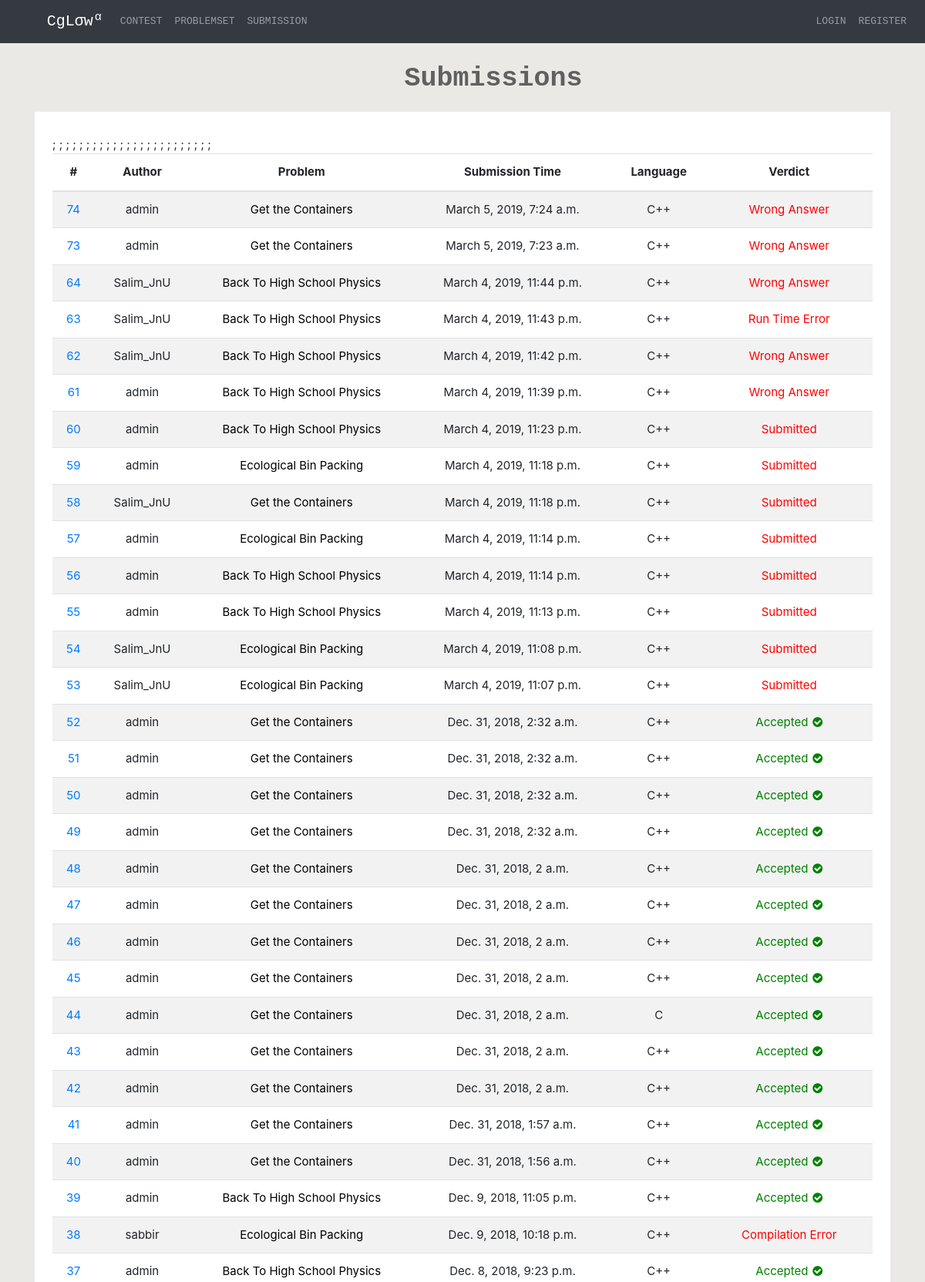
/problemset/submission/ (upper part), run on the app's committed database.
### offlineProblemSolve/models.py (models this page shows, shortened)
class submission(models.Model):
	problem_id = models.ForeignKey(problemset, on_delete=models.CASCADE)
	user_id = models.ForeignKey(User, on_delete=models.CASCADE)
	judge_result = models.CharField(max_length=50, default="Submitted")
	submission_time = models.DateTimeField(auto_now_add=True)
	uploaded_file = models.FileField(upload_to='offlineProblemData/user_submission/')
	language = models.CharField(max_length=50)

class problemset(models.Model):
	problem_name = models.CharField(max_length=500)
	problem_file = models.FileField(upload_to='offlineProblemData/problemset', blank=True)
	problem_time_limit = models.FloatField(default=2.0)
	problem_input = models.FileField(upload_to='offlineProblemData/problemset_input', blank=True)
	problem_output = models.FileField(upload_to='offlineProblemData/problemset_output', blank=True)
	total_solve = models.IntegerField(default=0)
	total_submit = models.IntegerField(default=0)
	special_judge = models.BooleanField(default=False)

### offlineProblemSolve/views.py (the view)
def show_submission(request):
	context = {}
	if request.user.is_authenticated:
		context['username'] = request.user.username
	l = submission.objects.all().order_by('-submission_time')
	context['submission'] = l
	return render(request, 'offlineProblemSolve/show_submission.html', context)

### offlineProblemSolve/templates/offlineProblemSolve/show_submission.html
{% extends 'home/header.html' %}
{% block content %}
    <div>
        <div>
            <p style="font-family: Courier New,Courier,Lucida Sans Typewriter,Lucida Typewriter,monospace;padding-left: 5rem; font-size: 35px; font-weight: 550; color: rgb(96, 96, 96); text-align: center;"> Submissions </p>
        </div>
        <div style="width: 90%; margin: 0 auto; background-color: red; font-size: 15px;">
            <div class="row">
                <div class="col-lg-12 col-md-12" style="background-color: white;">
                    <div style="padding-top: 2rem;" >
                        <div class="container">
                            <div class="tablec">
                                <table class="table table-striped">
                                    <thead>
                                        <tr style="text-align: center;">
                                            <th>#</th>
                                            <th>Author</th>
                                            <th>Problem</th>
                                            <th>Submission Time</th>
                                            <th>Language</th>
                                            <th>Verdict</th>
                                        </tr>
                                    </thead>
                                    <tbody id="tab">
                                        {% for i in submission %}
                                            <tr style="text-align: center;">
                                                <td><a href="{% url 'individual_submission' pk=i.id %}">{{i.id}}</a></td>
                                                <td>{{i.user_id}}</td>
                                                <td><a style="color: black;" href="{% url 'show_problem' pk=i.problem_id.id %}">{{i.problem_id.problem_name}}</a></td>
                                                <td>{{i.submission_time}}</td>
                                                <td>{{i.language}}</td>
                                                {% if i.judge_result == "Accepted" %}
                                                    <td style="color: green"> {{i.judge_result}} <i class="fa fa-check-circle" aria-hidden="true"style="padding-left: 0.1rem;"></i></td>;
                                                {% elif i.judge_result == "Not Judged Yet" %}
                                                    <td style="color: #6f6f70"> {{i.judge_result}} <i class="fa fa-spinner fa-pulse fa-fw"></i></td>
                                                {% else %}
                                                    <td style="color: red"> {{i.judge_result}} </td>
                                                {% endif %}
                                            </tr>
                                        {% endfor %}
                                    </tbody>
                                </table>
                            </div>
                        </div>
                    </div>
                </div>
            </div>
        </div>
    </div>
{% endblock %}

### home/static/home/css/navbar.css (style rules this page uses)
body { padding-bottom: 20px; }

### data on the page
submission: id "74", user_id "admin", problem_id.problem_name "Get the Containers", submission_time "March 5, 2019, 7:24 a.m.", language "C++", judge_result "Wrong Answer"
submission: id "73", user_id "admin", problem_id.problem_name "Get the Containers", submission_time "March 5, 2019, 7:23 a.m.", language "C++", judge_result "Wrong Answer"
submission: id "64", user_id "Salim_JnU", problem_id.problem_name "Back To High School Physics", submission_time "March 4, 2019, 11:44 p.m.", language "C++", judge_result "Wrong Answer"
submission: id "63", user_id "Salim_JnU", problem_id.problem_name "Back To High School Physics", submission_time "March 4, 2019, 11:43 p.m.", language "C++", judge_result "Run Time Error"
submission: id "62", user_id "Salim_JnU", problem_id.problem_name "Back To High School Physics", submission_time "March 4, 2019, 11:42 p.m.", language "C++", judge_result "Wrong Answer"
submission: id "61", user_id "admin", problem_id.problem_name "Back To High School Physics", submission_time "March 4, 2019, 11:39 p.m.", language "C++", judge_result "Wrong Answer"
submission: id "60", user_id "admin", problem_id.problem_name "Back To High School Physics", submission_time "March 4, 2019, 11:23 p.m.", language "C++", judge_result "Submitted"
submission: id "59", user_id "admin", problem_id.problem_name "Ecological Bin Packing", submission_time "March 4, 2019, 11:18 p.m.", language "C++", judge_result "Submitted"
submission: id "58", user_id "Salim_JnU", problem_id.problem_name "Get the Containers", submission_time "March 4, 2019, 11:18 p.m.", language "C++", judge_result "Submitted"
submission: id "57", user_id "admin", problem_id.problem_name "Ecological Bin Packing", submission_time "March 4, 2019, 11:14 p.m.", language "C++", judge_result "Submitted"
submission: id "56", user_id "admin", problem_id.problem_name "Back To High School Physics", submission_time "March 4, 2019, 11:14 p.m.", language "C++", judge_result "Submitted"
submission: id "55", user_id "admin", problem_id.problem_name "Back To High School Physics", submission_time "March 4, 2019, 11:13 p.m.", language "C++", judge_result "Submitted"
submission: id "54", user_id "Salim_JnU", problem_id.problem_name "Ecological Bin Packing", submission_time "March 4, 2019, 11:08 p.m.", language "C++", judge_result "Submitted"
submission: id "53", user_id "Salim_JnU", problem_id.problem_name "Ecological Bin Packing", submission_time "March 4, 2019, 11:07 p.m.", language "C++", judge_result "Submitted"
submission: id "52", user_id "admin", problem_id.problem_name "Get the Containers", submission_time "Dec. 31, 2018, 2:32 a.m.", language "C++", judge_result "Accepted"
submission: id "51", user_id "admin", problem_id.problem_name "Get the Containers", submission_time "Dec. 31, 2018, 2:32 a.m.", language "C++", judge_result "Accepted"
submission: id "50", user_id "admin", problem_id.problem_name "Get the Containers", submission_time "Dec. 31, 2018, 2:32 a.m.", language "C++", judge_result "Accepted"
submission: id "49", user_id "admin", problem_id.problem_name "Get the Containers", submission_time "Dec. 31, 2018, 2:32 a.m.", language "C++", judge_result "Accepted"
submission: id "48", user_id "admin", problem_id.problem_name "Get the Containers", submission_time "Dec. 31, 2018, 2 a.m.", language "C++", judge_result "Accepted"
submission: id "47", user_id "admin", problem_id.problem_name "Get the Containers", submission_time "Dec. 31, 2018, 2 a.m.", language "C++", judge_result "Accepted"
submission: id "46", user_id "admin", problem_id.problem_name "Get the Containers", submission_time "Dec. 31, 2018, 2 a.m.", language "C++", judge_result "Accepted"
submission: id "45", user_id "admin", problem_id.problem_name "Get the Containers", submission_time "Dec. 31, 2018, 2 a.m.", language "C++", judge_result "Accepted"
submission: id "44", user_id "admin", problem_id.problem_name "Get the Containers", submission_time "Dec. 31, 2018, 2 a.m.", language "C", judge_result "Accepted"
submission: id "43", user_id "admin", problem_id.problem_name "Get the Containers", submission_time "Dec. 31, 2018, 2 a.m.", language "C++", judge_result "Accepted"
submission: id "42", user_id "admin", problem_id.problem_name "Get the Containers", submission_time "Dec. 31, 2018, 2 a.m.", language "C++", judge_result "Accepted"
submission: id "41", user_id "admin", problem_id.problem_name "Get the Containers", submission_time "Dec. 31, 2018, 1:57 a.m.", language "C++", judge_result "Accepted"
submission: id "40", user_id "admin", problem_id.problem_name "Get the Containers", submission_time "Dec. 31, 2018, 1:56 a.m.", language "C++", judge_result "Accepted"
submission: id "39", user_id "admin", problem_id.problem_name "Back To High School Physics", submission_time "Dec. 9, 2018, 11:05 p.m.", language "C++", judge_result "Accepted"
submission: id "38", user_id "sabbir", problem_id.problem_name "Ecological Bin Packing", submission_time "Dec. 9, 2018, 10:18 p.m.", language "C++", judge_result "Compilation Error"
submission: id "37", user_id "admin", problem_id.problem_name "Back To High School Physics", submission_time "Dec. 8, 2018, 9:23 p.m.", language "C++", judge_result "Accepted"
